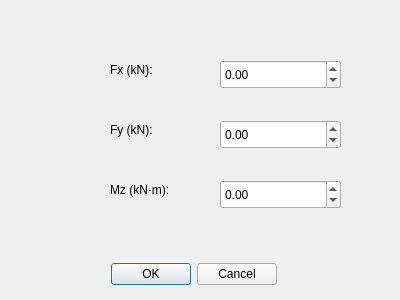
<?xml version="1.0" encoding="UTF-8"?>
<ui version="4.0">
 <class>LoadDialog</class>
 <widget class="QDialog" name="LoadDialog">
  <property name="geometry">
   <rect>
    <x>0</x>
    <y>0</y>
    <width>400</width>
    <height>300</height>
   </rect>
  </property>
  <property name="windowTitle">
   <string>Dialog</string>
  </property>
  <widget class="QDialogButtonBox" name="buttonBox">
   <property name="geometry">
    <rect>
     <x>110</x>
     <y>260</y>
     <width>167</width>
     <height>29</height>
    </rect>
   </property>
   <property name="standardButtons">
    <set>QDialogButtonBox::StandardButton::Cancel|QDialogButtonBox::StandardButton::Ok</set>
   </property>
  </widget>
  <widget class="QDoubleSpinBox" name="spinFx">
   <property name="geometry">
    <rect>
     <x>220</x>
     <y>60</y>
     <width>121</width>
     <height>29</height>
    </rect>
   </property>
   <property name="minimum">
    <double>-99.989999999999995</double>
   </property>
  </widget>
  <widget class="QDoubleSpinBox" name="spinFy">
   <property name="geometry">
    <rect>
     <x>220</x>
     <y>120</y>
     <width>121</width>
     <height>29</height>
    </rect>
   </property>
   <property name="minimum">
    <double>-99.989999999999995</double>
   </property>
  </widget>
  <widget class="QDoubleSpinBox" name="spinMz">
   <property name="geometry">
    <rect>
     <x>220</x>
     <y>180</y>
     <width>121</width>
     <height>29</height>
    </rect>
   </property>
   <property name="minimum">
    <double>-99.989999999999995</double>
   </property>
   <property name="value">
    <double>0.000000000000000</double>
   </property>
  </widget>
  <widget class="QLabel" name="label">
   <property name="geometry">
    <rect>
     <x>110</x>
     <y>60</y>
     <width>141</width>
     <height>20</height>
    </rect>
   </property>
   <property name="text">
    <string>Fx (kN):</string>
   </property>
  </widget>
  <widget class="QLabel" name="label_2">
   <property name="geometry">
    <rect>
     <x>110</x>
     <y>120</y>
     <width>63</width>
     <height>20</height>
    </rect>
   </property>
   <property name="text">
    <string>Fy (kN):</string>
   </property>
  </widget>
  <widget class="QLabel" name="label_3">
   <property name="geometry">
    <rect>
     <x>110</x>
     <y>180</y>
     <width>71</width>
     <height>20</height>
    </rect>
   </property>
   <property name="text">
    <string>Mz (kN·m):</string>
   </property>
  </widget>
 </widget>
 <resources/>
 <connections/>
</ui>
